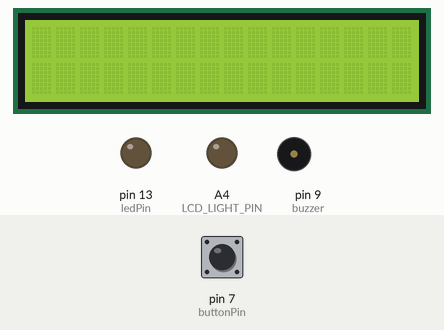
Recording of a sketch running on a simulated Arduino Uno, built with avr-gcc and run on an emulated ATmega328P. On the bench: 16×2 character LCD, output pins drawn as LEDs (lit = HIGH), buzzer (waves = sounding). Dashed ring = blinking. The inputs (shaded band) are chosen by the test bench; at power-on: pin 7 (buttonPin) LOW.

Above: at 1.2 s.
1.3 s: pin 7 (buttonPin) pulled HIGH for 0.15 s
At 7.1 s:
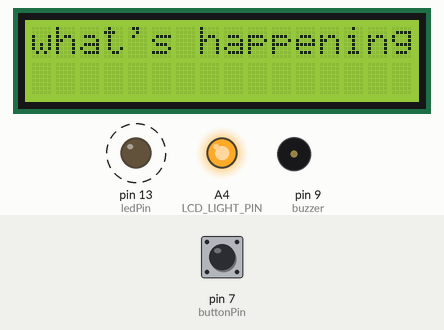
7.4 s: pin 7 (buttonPin) pulled HIGH for 3.2 s
At 9.7 s:
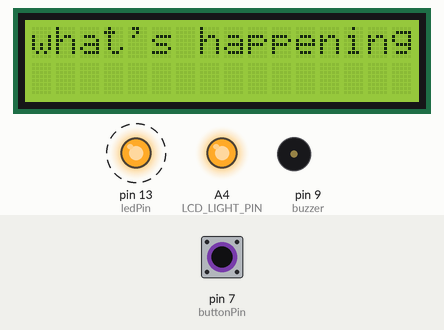
At 17.1 s:
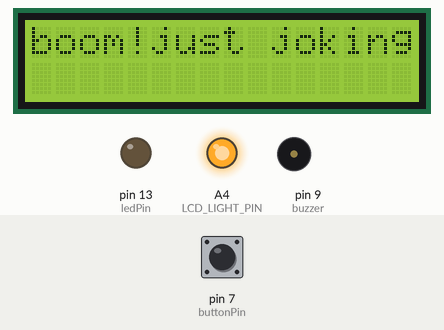
Timing chart, 0 to 18.1 s (numbered marks = the images above; inputs shaded):
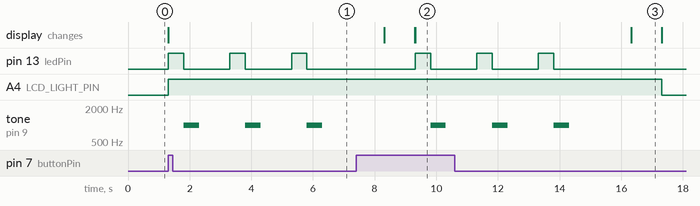

The sketch:

LED_and_sound_circuit.ino
```cpp
#include <LiquidCrystal.h>
#define LCD_LIGHT_PIN A4
LiquidCrystal lcd(12, 11, 5, 4, 3, 2);
/* LCD RS pin to digital pin 12
  LCD Enable pin to digital pin 11
  LCD D4 pin to digital pin 5
  LCD D5 pin to digital pin 4
  LCD D6 pin to digital pin 3
  LCD D7 pin to digital pin 2
  LCD Anode Pin to Analog Pin A4
  Push Button to digital Pin 8 */
const int buttonPin = 7;     // the number of the pushbutton pin
const int ledPin =  13;      // the number of the LED pin
const int buzzer =  9;       // the number of the buzzer pin

// variables that will change:
int buttonState = 0;         // variable for reading the pushbutton status

void setup() {

  // Setup the number of columns and rows that are available on the LCD.
  lcd.begin(16, 2);
  lcd.noDisplay();

  // initialize the LED pin as an output:
  pinMode(ledPin, OUTPUT);
  // initialize the pushbutton pin as an input:
  pinMode(buttonPin, INPUT);
  //intializes the buzzer pin as an output;
  pinMode (buzzer, OUTPUT);

  // Set the LCD display backlight pin as an output.
  pinMode(LCD_LIGHT_PIN, OUTPUT);

  // Turn off the LCD backlight.
  digitalWrite(LCD_LIGHT_PIN, LOW);
}

void loop() {

  // read the state of the pushbutton value:
  buttonState = digitalRead(buttonPin);
  // check if the pushbutton is pressed. If it is, the buttonState is HIGH:
  if (buttonState == HIGH) {

    // Print some text to the LCD.
    lcd.clear();
    lcd.setCursor(0, 0);
    lcd.print("what's happening");
    // Turn the backlight on.
    digitalWrite(LCD_LIGHT_PIN, HIGH);
    // Display the text on the LCD.
    lcd.display();


    for (int x = 0; x < 3; x++) {
      // turn LED on:
      digitalWrite(ledPin, HIGH);
      delay(500);
      digitalWrite(ledPin, LOW);
      //buzzer sound
      tone(buzzer, 1000); //1KHz sound signal
      delay(500);
      noTone(buzzer);
      delay(1000);
      }
      delay(1000);
      lcd.clear();
      lcd.setCursor (0, 0);
      lcd.print ("boom!just joking");

      delay(1000);
      lcd.noDisplay();
      digitalWrite(LCD_LIGHT_PIN, LOW);

  }
  if (buttonState == LOW) {
    // turn LED off:
    digitalWrite(ledPin, LOW);
    //no sound buzzer
    noTone (buzzer);
    // turn LCD screen off;
    lcd.noDisplay();
  }
}
```

Measured:
- after the input at 1.3 s, pin 13 (ledPin): alternates HIGH for 0.50 s and LOW for 1.5 s, starting at once; A4 (LCD_LIGHT_PIN): LOW → HIGH at once; tone on pin 9 (buzzer): alternates 1000 Hz for 0.50 s and silent for 1.5 s, starting after 0.50 s; the display: changes at once (image 1)
- after the input at 7.4 s, pin 13 (ledPin): alternates HIGH for 0.50 s and LOW for 1.5 s, 6 changes in all, then stays LOW, starting after 1.9 s; A4 (LCD_LIGHT_PIN): HIGH → LOW after 9.9 s instead of 1.9 s; tone on pin 9 (buzzer): alternates 1000 Hz for 0.50 s and silent for 1.5 s, 6 changes in all, then stays silent, starting after 2.4 s
- what the display in image 3 shows lasts 1.0 s, from 16.3 s to 17.3 s
